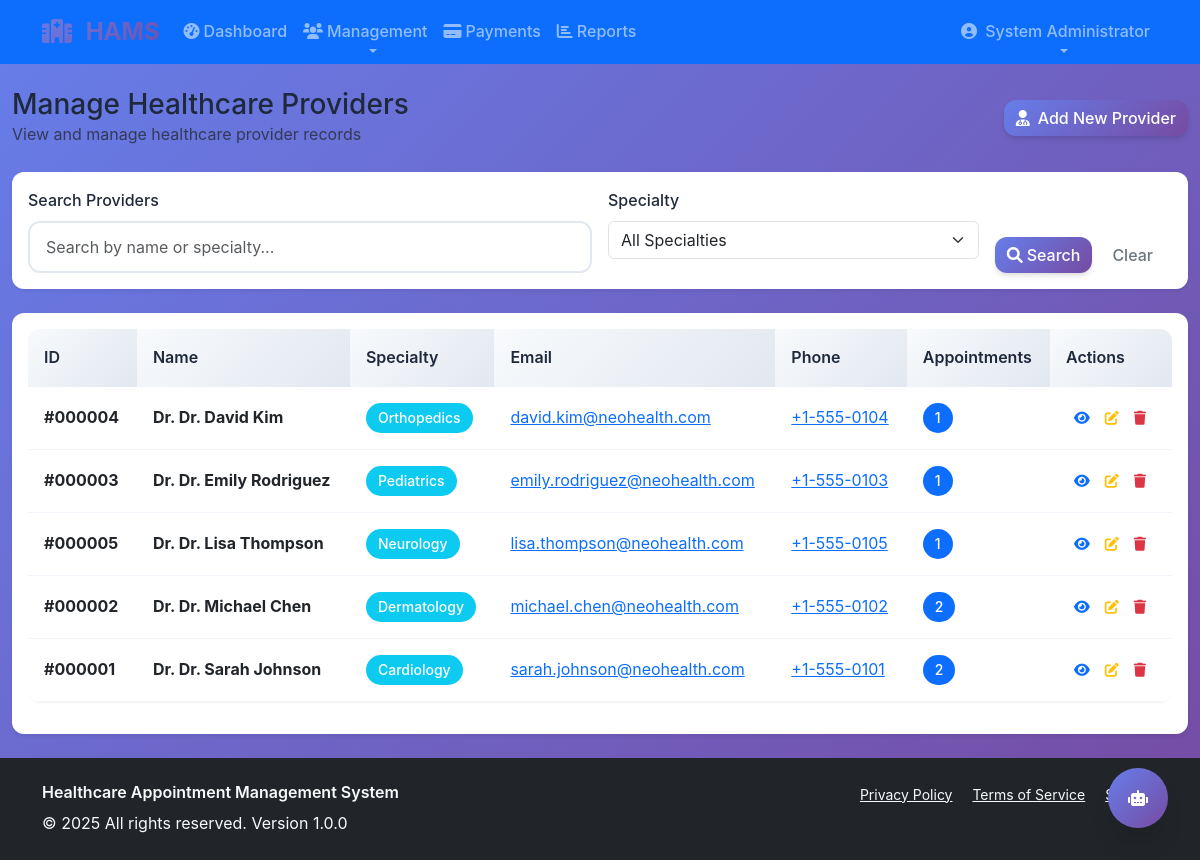
Page /admin/providers.php (signed in) on the earlier database version.
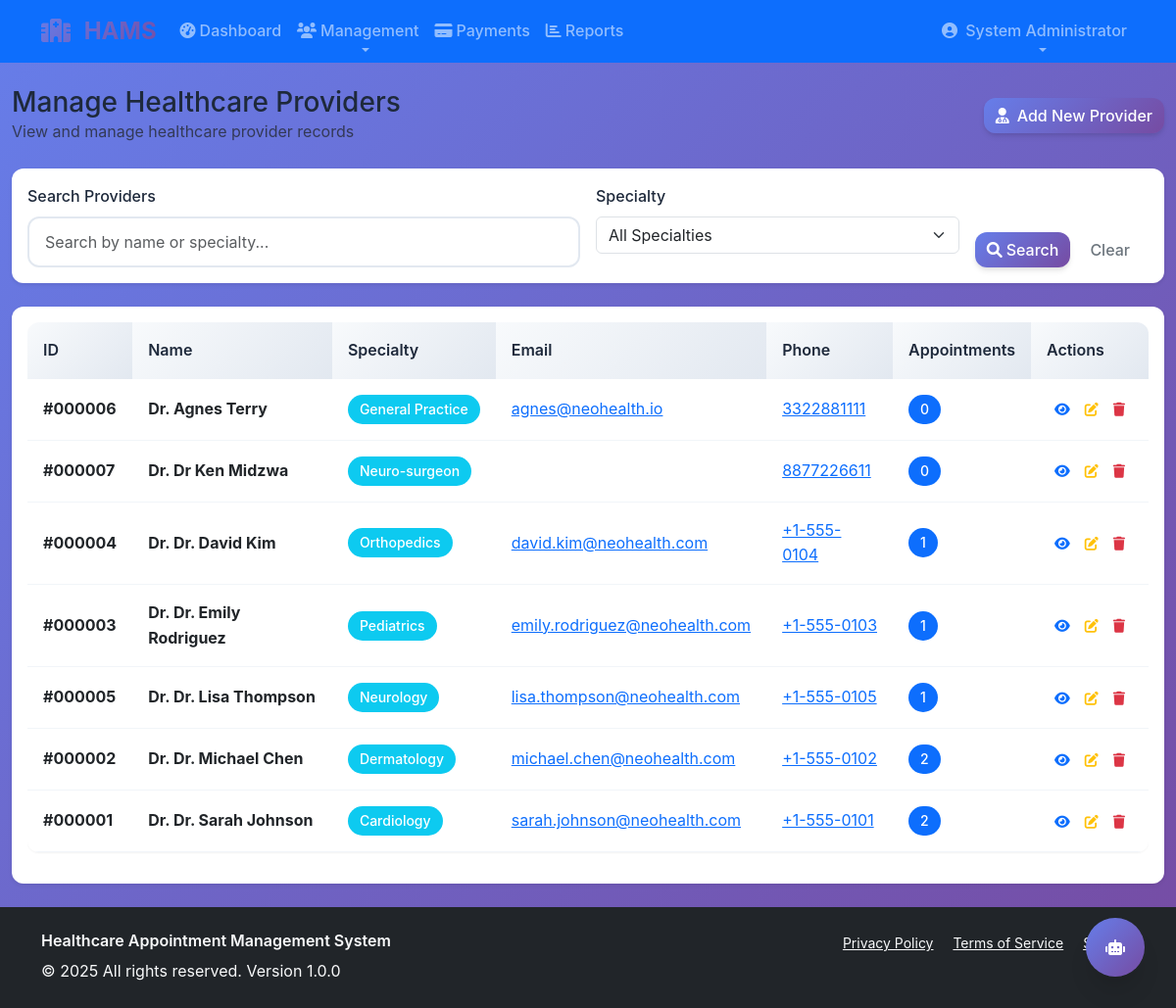
Same page on the later database version.
### tables this page shows
CREATE TABLE providers (
                Prov_ID INTEGER PRIMARY KEY AUTOINCREMENT,
                user_id INTEGER,
                Prov_Name TEXT NOT NULL,
                Prov_Email TEXT UNIQUE NOT NULL,
                Prov_Phone TEXT,
                Prov_Spec TEXT NOT NULL,
                license_number TEXT,
                education TEXT,
                experience_years INTEGER DEFAULT 0,
                consultation_fee DECIMAL(10,2) DEFAULT 100.00,
                is_accepting_patients INTEGER DEFAULT 1,
                created_at DATETIME DEFAULT CURRENT_TIMESTAMP,
                FOREIGN KEY (user_id) REFERENCES users(user_id) ON DELETE CASCADE
            );

### classes/Database.php (called while the page is built, shortened)
<?php
class Database {
    private static $instance = null;
    private $connection;
    private function __construct() {
        $this->connect();
    }
    public static function getInstance() {
        if (self::$instance === null) {
            self::$instance = new self();
        }
        return self::$instance;
    }
    private function connect() {
        try {
            $dbPath = __DIR__ . '/../data/healthcare_ams.db';
            $dataDir = dirname($dbPath);
            $dsn = "sqlite:$dbPath";
            $options = [
                PDO::ATTR_ERRMODE => PDO::ERRMODE_EXCEPTION,
                PDO::ATTR_DEFAULT_FETCH_MODE => PDO::FETCH_ASSOC,
                PDO::ATTR_EMULATE_PREPARES => false
            ];
            $this->connection = new PDO($dsn, null, null, $options);
            $this->initializeSchema();
        } catch (PDOException $e) {
            error_log("Database connection failed: " . $e->getMessage());
            throw new Exception("Database connection failed. Please try again later.");
        }
    }
    private function initializeSchema() {
        $result = $this->connection->query("SELECT name FROM sqlite_master WHERE type='table' AND name='users'");
        if ($result->fetch()) {
            return;
        }
    }
    public function fetchAll($sql, $params = []) {
        try {
            $stmt = $this->connection->prepare($sql);
            $stmt->execute($params);
            return $stmt->fetchAll();
        } catch (PDOException $e) {
            error_log("Query fetchAll failed: " . $e->getMessage());
            throw new Exception("Database operation failed.");
        }
    }
}
?>

### classes/Provider.php (called while the page is built, shortened)
<?php
require_once 'Database.php';
class Provider {
    private $db;
    public function __construct() {
        $this->db = Database::getInstance();
    }
    public function getAllProviders($limit = 50, $offset = 0, $search = '') {
        try {
            $sql = "SELECT p.*, COUNT(a.Appt_ID) as total_appointments
                    FROM providers p
                    LEFT JOIN appointments a ON p.Prov_ID = a.Prov_ID
                    WHERE p.Prov_Name LIKE ? OR p.Prov_Spec LIKE ?
                    GROUP BY p.Prov_ID
                    ORDER BY p.Prov_Name ASC
                    LIMIT ? OFFSET ?";
            $searchTerm = "%{$search}%";
            return $this->db->fetchAll($sql, [$searchTerm, $searchTerm, $limit, $offset]);
        } catch (Exception $e) {
            error_log("Get all providers error: " . $e->getMessage());
            return [];
        }
    }
}
?>

### admin/providers.php (the view, shortened to what the rows shown need)
<?php
require_once '../classes/Provider.php';
$provider = new Provider();
$search = $_GET['search'] ?? '';
$limit = 20;
$offset = ($_GET['page'] ?? 1 - 1) * $limit;
$providers = $provider->getAllProviders($limit, $offset, $search);
require_once '../includes/header.php';
?>
<div class="container-fluid py-4">
    <div class="row">
        <div class="col-12">
            <div class="d-flex justify-content-between align-items-center mb-4">
                <div>
                    <h1 class="h3 mb-0">Manage Healthcare Providers</h1>
                </div>
            </div>
        </div>
    </div>
    <div class="card border-0 shadow-sm">
        <div class="card-body">
            <?php if (!empty($providers)): ?>
                <div class="table-responsive">
                    <table class="table table-hover">
                        <thead class="table-light">
                            <tr>
                                <th>ID</th>
                                <th>Name</th>
                                <th>Specialty</th>
                                <th>Email</th>
                                <th>Phone</th>
                                <th>Appointments</th>
                                <th>Actions</th>
                            </tr>
                        </thead>
                        <tbody>
                            <?php foreach ($providers as $prov): ?>
                                <tr>
                                    <td>
                                        <strong>#<?php echo str_pad($prov['Prov_ID'], 6, '0', STR_PAD_LEFT); ?></strong>
                                    </td>
                                    <td>
                                        <strong>Dr. <?php echo htmlspecialchars($prov['Prov_Name']); ?></strong>
                                    </td>
                                    <td>
                                        <span class="badge bg-info rounded-pill">
                                            <?php echo htmlspecialchars($prov['Prov_Spec']); ?>
                                        </span>
                                    </td>
                                    <td>
                                        <a href="mailto:<?php echo htmlspecialchars($prov['Prov_Email']); ?>">
                                            <?php echo htmlspecialchars($prov['Prov_Email']); ?>
                                        </a>
                                    </td>
                                    <td>
                                        <?php if ($prov['Prov_Phone']): ?>
                                            <a href="tel:<?php echo htmlspecialchars($prov['Prov_Phone']); ?>">
                                                <?php echo htmlspecialchars($prov['Prov_Phone']); ?>
                                            </a>
                                        <?php else: ?>
                                            <span class="text-muted">N/A</span>
                                        <?php endif; ?>
                                    </td>
                                    <td>
                                        <span class="badge bg-primary rounded-pill">
                                            <?php echo $prov['total_appointments'] ?? 0; ?>
                                        </span>
                                    </td>
                                    <td>
                                        <div class="btn-group" role="group">
                                            <button type="button" class="btn btn-sm btn-outline-primary"
                                                    onclick="viewProvider(<?php echo $prov['Prov_ID']; ?>)">
                                                <i class="fas fa-eye"></i>
                                            </button>
                                            <button type="button" class="btn btn-sm btn-outline-warning"
                                                    onclick="editProvider(<?php echo $prov['Prov_ID']; ?>)">
                                                <i class="fas fa-edit"></i>
                                            </button>
                                            <button type="button" class="btn btn-sm btn-outline-danger"
                                                    onclick="deleteProvider(<?php echo $prov['Prov_ID']; ?>)">
                                                <i class="fas fa-trash"></i>
                                            </button>
                                        </div>
                                    </td>
                                </tr>
                            <?php endforeach; ?>
                        </tbody>
                    </table>
                </div>
            <?php endif; ?>
        </div>
    </div>
</div>
<?php require_once '../includes/footer.php'; ?>

Differences in the rows shown:
added providers: Prov_ID "000006", Prov_Name "Agnes Terry", Prov_Spec "General Practice", Prov_Email "agnes@neohealth.io", Prov_Phone "3322881111", total_appointments "0"
added providers: Prov_ID "000007", Prov_Name "Dr Ken Midzwa", Prov_Spec "Neuro-surgeon", Prov_Phone "8877226611", total_appointments "0"
